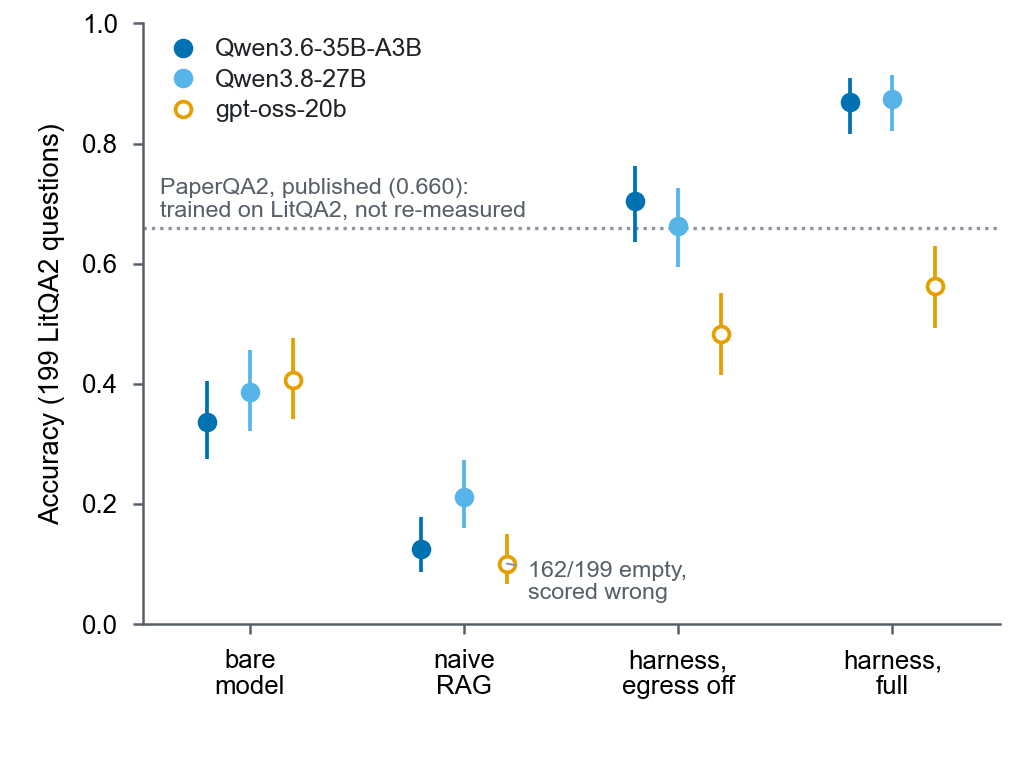

The Python source for this figure:
"""Figure 2: LitQA2 accuracy of the four arms on the three backbones.

Reads the committed harness-ablation scorecards; no number is typed here except
PaperQA2's published accuracy, which is quoted, not re-measured. Accuracy is
correct / all 199 questions (abstain and unparseable count as not correct), the
same 199 on every point; the bars are 95 % Wilson intervals from the verdict
counts. Points, not lines: the arms are separate set-ups, not a scale.

The naive RAG and bare-model arms come from each backbone's full-egress
scorecard; the egress-off scorecard carries copies of them, which the script
checks are identical, and contributes only its harness arm.

    python3 docs/paper-kit/figures/fig2_arms_by_backbone.py          # pdf + png + svg
    python3 docs/paper-kit/figures/fig2_arms_by_backbone.py --facts  # print the values
"""

from __future__ import annotations

import argparse
import json
import math
import sys
from pathlib import Path

import matplotlib

matplotlib.use("Agg")
import matplotlib.pyplot as plt  # noqa: E402

HERE = Path(__file__).resolve().parent
sys.path.insert(0, str(HERE))
import _style as S  # noqa: E402

SCORECARDS = HERE.parents[2] / "backend/benchmarks/scorecards"
N_QUESTIONS = 199

# Per backbone: full-egress scorecard, egress-off scorecard (the files 05-RESULTS cites).
BACKBONES = {
    "Qwen3.6-35B-A3B": ("2026-09-17_harness-ablation-qwen3.6-35b-a3b.json",
                        "2026-09-17_harness-ablation-agentic-egressoff-qwen3.6-35b-a3b.json"),
    "Qwen3.8-27B": ("2026-08-26_harness-ablation.json",
                    "2026-09-15_harness-ablation-agentic-egressoff.json"),
    "gpt-oss-20b": ("2026-09-16_harness-ablation-gpt-oss-20b.json",
                    "2026-09-17_harness-ablation-agentic-egressoff-gpt-oss-20b.json"),
}
# Okabe-Ito: the two Qwen backbones in blues (one lab), gpt-oss in orange and
# hollow (another lab).
COLOURS = {"Qwen3.6-35B-A3B": "#0072B2", "Qwen3.8-27B": "#56B4E9", "gpt-oss-20b": "#E69F00"}
HOLLOW = {"gpt-oss-20b"}

# (label, scorecard, arm key) in plotting order.
ARMS = [("bare\nmodel", "full", "bare"),
        ("naive\nRAG", "full", "rag"),
        ("harness,\negress off", "off", "agentic"),
        ("harness,\nfull", "full", "agentic")]

PAPERQA2_ACCURACY = 0.660  # Skarlinski et al. 2024, published; trained on LitQA2


def wilson(k: int, n: int, z: float = 1.96) -> tuple[float, float]:
    p = k / n
    centre = (p + z * z / (2 * n)) / (1 + z * z / n)
    half = z * math.sqrt(p * (1 - p) / n + z * z / (4 * n * n)) / (1 + z * z / n)
    return centre - half, centre + half


def _arm(card: dict, key: str, where: str) -> dict:
    arm = card["per_arm"][key]
    n = sum(arm["verdicts"].values())
    if card["n_paired"] != N_QUESTIONS or n != N_QUESTIONS:
        raise SystemExit(f"{where} {key}: n_paired {card['n_paired']}, verdicts {n}, "
                         f"expected {N_QUESTIONS}")
    k = arm["verdicts"]["correct"]
    if abs(k / n - arm["accuracy"]) > 1e-9:
        raise SystemExit(f"{where} {key}: accuracy {arm['accuracy']} != {k}/{n}")
    empty = arm.get("empty_kinds", {}).get("no_final_message", 0)
    return {"acc": k / n, "ci": wilson(k, n), "correct": k, "empty": empty}


def read_values() -> dict:
    values = {}
    for name, (full_file, off_file) in BACKBONES.items():
        cards = {"full": json.loads((SCORECARDS / full_file).read_text(encoding="utf-8")),
                 "off": json.loads((SCORECARDS / off_file).read_text(encoding="utf-8"))}
        for key in ("rag", "bare"):          # the off file's copies must not drift
            if cards["off"]["per_arm"][key]["verdicts"] != cards["full"]["per_arm"][key]["verdicts"]:
                raise SystemExit(f"{off_file}: {key} differs from {full_file}")
        values[name] = [_arm(cards[src], key, f"{name} {src}") for _, src, key in ARMS]
    return values


def build(values: dict):
    fig = plt.figure(figsize=(S.COLUMN_WIDTH, 2.6))
    ax = fig.add_axes([0.14, 0.2, 0.84, 0.77])
    for side in ("top", "right"):
        ax.spines[side].set_visible(False)
    for side in ("left", "bottom"):
        ax.spines[side].set_linewidth(0.6)
        ax.spines[side].set_color(S.MUTED)
    ax.tick_params(length=2.5, width=0.6, color=S.MUTED, labelsize=6.2)

    ax.axhline(PAPERQA2_ACCURACY, color=S.RULE, ls=(0, (1, 1.5)), lw=0.8, zorder=1)
    ax.text(-0.42, PAPERQA2_ACCURACY + 0.012,
            f"PaperQA2, published ({PAPERQA2_ACCURACY:.3f}):\n"
            "trained on LitQA2, not re-measured",
            ha="left", va="bottom", fontsize=5.6, color=S.MUTED, linespacing=1.15)

    offsets = dict(zip(BACKBONES, (-0.2, 0.0, 0.2)))
    for name, arms in values.items():
        c = COLOURS[name]
        for i, v in enumerate(arms):
            x = i + offsets[name]
            lo, hi = v["ci"]
            ax.plot([x, x], [lo, hi], color=c, lw=0.9, solid_capstyle="butt", zorder=2)
            ax.plot(x, v["acc"], "o", ms=3.8, mew=0.9, color=c, zorder=3,
                    mfc=S.WHITE if name in HOLLOW else c,
                    label=name if i == 0 else None)

    # gpt-oss on naive RAG mostly returned nothing: say so where the point is.
    rag = values["gpt-oss-20b"][1]
    if rag["empty"]:
        ax.annotate(f"{rag['empty']}/{N_QUESTIONS} empty,\nscored wrong",
                    xy=(1 + offsets["gpt-oss-20b"], rag["acc"]),
                    xytext=(1.3, 0.035), fontsize=5.6, color=S.MUTED, ha="left",
                    va="bottom", linespacing=1.15,
                    arrowprops=dict(arrowstyle="-", color=S.RULE, lw=0.5,
                                    shrinkA=1, shrinkB=2.5))

    ax.set_xlim(-0.5, len(ARMS) - 0.5)
    ax.set_xticks(range(len(ARMS)))
    ax.set_xticklabels([a[0] for a in ARMS], linespacing=1.1)
    ax.set_ylim(0, 1.0)
    ax.set_yticks([0, 0.2, 0.4, 0.6, 0.8, 1.0])
    ax.set_ylabel(f"Accuracy ({N_QUESTIONS} LitQA2 questions)", fontsize=6.6)
    ax.legend(loc="upper left", frameon=False, fontsize=6.0, handletextpad=0.3,
              borderaxespad=0.2, labelspacing=0.3)
    return fig


def main() -> None:
    ap = argparse.ArgumentParser(description=__doc__.split("\n\n")[0])
    ap.add_argument("--out", default=str(HERE / "fig2_arms_by_backbone"),
                    help="output path without extension")
    ap.add_argument("--formats", default="pdf,png,svg")
    ap.add_argument("--facts", action="store_true", help="print the values and exit")
    args = ap.parse_args()

    font = S.apply()
    values = read_values()
    if args.facts:
        for name, arms in values.items():
            for (label, _, _), v in zip(ARMS, arms):
                lo, hi = v["ci"]
                print(f"{name:16} {label.replace(chr(10), ' '):20} {v['acc']:.3f}"
                      f"  [{lo:.3f}, {hi:.3f}]  empty {v['empty']}")
        return
    fig = build(values)
    for ext in args.formats.split(","):
        fig.savefig(f"{args.out}.{ext}", metadata={"CreationDate": None}
                    if ext == "pdf" else ({"Date": None} if ext == "svg" else None))
        print(f"wrote {args.out}.{ext}  (font: {font})")


if __name__ == "__main__":
    main()
